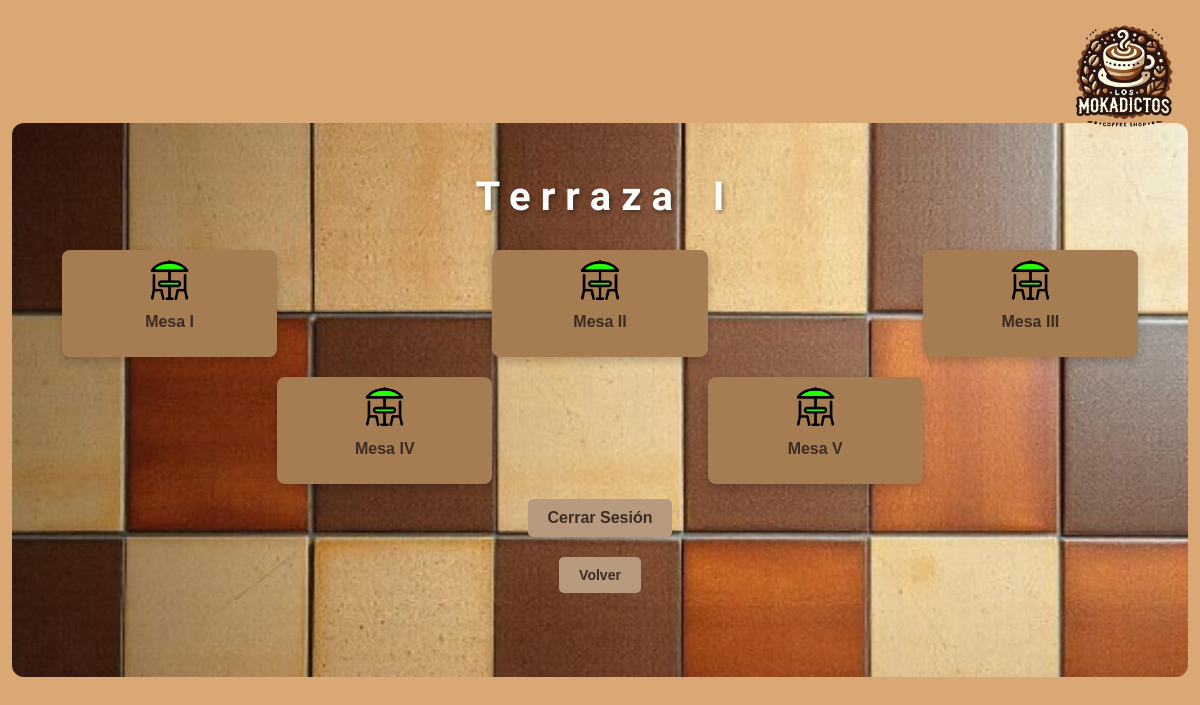
The app's page /salones/terraza1.php (signed in) with its own data.
### tables this page shows
CREATE TABLE tbl_tables (
    table_id INT PRIMARY KEY AUTO_INCREMENT,
    room_id INT NOT NULL,
    current_room_id INT,
    table_number INT NOT NULL,
    capacity INT NOT NULL,
    status ENUM('free', 'occupied') DEFAULT 'free',
    FOREIGN KEY (room_id) REFERENCES tbl_rooms(room_id) ON DELETE CASCADE,
    FOREIGN KEY (current_room_id) REFERENCES tbl_rooms(room_id) ON DELETE SET NULL
);

### salones/terraza1.php (the view, shortened to what this page needs)
<?php
include '../conexion/conexion.php';
function romanNumerals($number) {
    $map = [
        'M' => 1000,
        'CM' => 900,
        'D' => 500,
        'CD' => 400,
        'C' => 100,
        'XC' => 90,
        'L' => 50,
        'XL' => 40,
        'X' => 10,
        'IX' => 9,
        'V' => 5,
        'IV' => 4,
        'I' => 1
    ];
    $result = '';
    foreach ($map as $roman => $int) {
        while ($number >= $int) {
            $result .= $roman;
            $number -= $int;
        }
    }
    return $result;
}
$sql = "SELECT table_id, status FROM tbl_tables WHERE room_id = 1";
$stmt = $conexion->query($sql);
$tables = $stmt->fetchAll(PDO::FETCH_ASSOC);
?>
<!DOCTYPE html>
<html lang="es">
<head>
    <link rel="stylesheet" href="../styles.css">
</head>
<body>
    <div><img src="./../img/logo.webp" alt="Logo de la página" class="superpuesta"><br></div>
    <div class="container2">
        <div class="header">
            <h1>T e r r a z a    I</h1>
        </div>
        <div class="grid">
            <?php
            foreach ($tables as $row) {
                $tableId = $row['table_id'];
                $status = $row['status'];
                $romanTableId = romanNumerals($tableId);
                $imgSrc = ($status === 'occupied') ? '../img/sombrillaRoja.webp' : '../img/sombrilla.webp';
                echo "
                <div class='table' id='mesa$tableId' onclick='openTableOptions($tableId, \"$status\", \"$romanTableId\")'>
                    <img id='imgMesa$tableId' src='$imgSrc' alt='Mesa $tableId'>
                    <p>Mesa $romanTableId</p>
                </div>
                <form id='formMesa$tableId' method='POST' style='display: none;'>
                    <input type='hidden' name='tableId' value='$tableId'>
                    <input type='hidden' name='action' id='action$tableId'>
                    <input type='hidden' name='newRoomId' id='newRoomId$tableId'>
                </form>
                ";
            }
            ?>
        </div>
        <button class="logout-button" onclick="logout()">Cerrar Sesión</button>
        <form action="../paginaPrincipal.php">
            <button class="logout">Volver</button>
        </form>
    </div>
</body>
</html>

### styles.css (style rules this page uses)
body { font-family: Arial, sans-serif; background-color: #d9a875; display: flex; justify-content: center; align-items: center; height: 100vh; margin: 0; }
.container2 { text-align: center; background-image: url('./img/fondo.jpg'); background-size: 100%; background-position: center; background-repeat: no-repeat; width: 88%; padding-left: 5%; padding-right: 5%; padding-top: 2%; padding-bottom: 7%; border-radius: 12px; position: relative; }
.superpuesta { position: absolute; top: 0; right: 0; width: 150px; height: auto; z-index: 10; }
h1 { font-size: 40px; font-weight: bold; color: #fff; text-shadow: 2px 2px 4px rgba(0, 0, 0, 0.4); font-family: 'Arial Black', sans-serif; margin-bottom: 30px; }
button { padding: 10px 20px; border-radius: 5px; border: none; background-color: transparent; color: #3b2c24; font-weight: bold; font-size: 14px; cursor: pointer; transition: background-color 0.3s; }
.logout-button { margin-top: 15px; padding: 10px 20px; border-radius: 5px; border: none; background-color: #b89a7e; color: #3b2c24; font-weight: bold; font-size: 16px; cursor: pointer; }
h1 { font-family: 'Sancreek'; }
.table { background-color: #a67c52; padding: 10px; border-radius: 8px; text-align: center; box-shadow: 0px 4px 6px rgba(0, 0, 0, 0.2); width: 90%; transition: transform 0.3s; }
.table img { width: 20%; height: auto; margin-bottom: 10px; border-radius: 4px; }
.table p { font-weight: bold; color: #3b2c24; margin-top: 2%; }
.logout { margin-top: 20px; padding: 10px 20px; background-color: #b89a7e; color: #3b2c24; border: none; border-radius: 5px; font-weight: bold; cursor: pointer; }
.grid { display: grid; grid-template-columns: repeat(5, 1fr); grid-template-rows: auto auto; gap: 20px; justify-items: center; margin: 0 auto; grid-template-areas: "mesa1 . mesa2 . mesa3" ". mesa4 . mesa5 ."; }
#mesa1 { grid-area: mesa1; }
#mesa2 { grid-area: mesa2; }
#mesa3 { grid-area: mesa3; }
#mesa4 { grid-area: mesa4; }
#mesa5 { grid-area: mesa5; }
.table { display: flex; flex-direction: column; align-items: center; border-radius: 10px; padding: 10px; box-shadow: 0 4px 8px rgba(0, 0, 0, 0.2); cursor: pointer; transition: transform 0.3s ease, box-shadow 0.3s ease; padding: 10px; border-radius: 8px; text-align: center; width: 100%; }

### records on screen
tbl_tables: table_id "I"
tbl_tables: table_id "II"
tbl_tables: table_id "III"
tbl_tables: table_id "IV"
tbl_tables: table_id "V"
